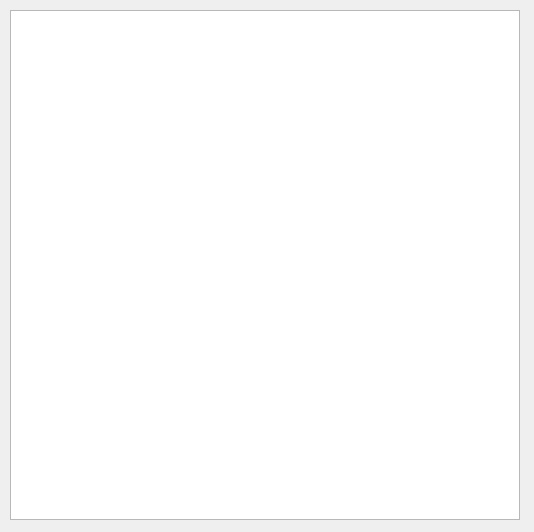
<?xml version="1.0" encoding="UTF-8"?>
<ui version="4.0">
 <class>widget_burdukovskiy</class>
 <widget class="QWidget" name="widget_burdukovskiy">
  <property name="geometry">
   <rect>
    <x>0</x>
    <y>0</y>
    <width>534</width>
    <height>532</height>
   </rect>
  </property>
  <property name="windowTitle">
   <string>Widget_burdukovskiy</string>
  </property>
  <widget class="QGraphicsView" name="graphicsView">
   <property name="geometry">
    <rect>
     <x>10</x>
     <y>10</y>
     <width>510</width>
     <height>510</height>
    </rect>
   </property>
  </widget>
 </widget>
 <layoutdefault spacing="6" margin="11"/>
 <resources/>
 <connections/>
</ui>
